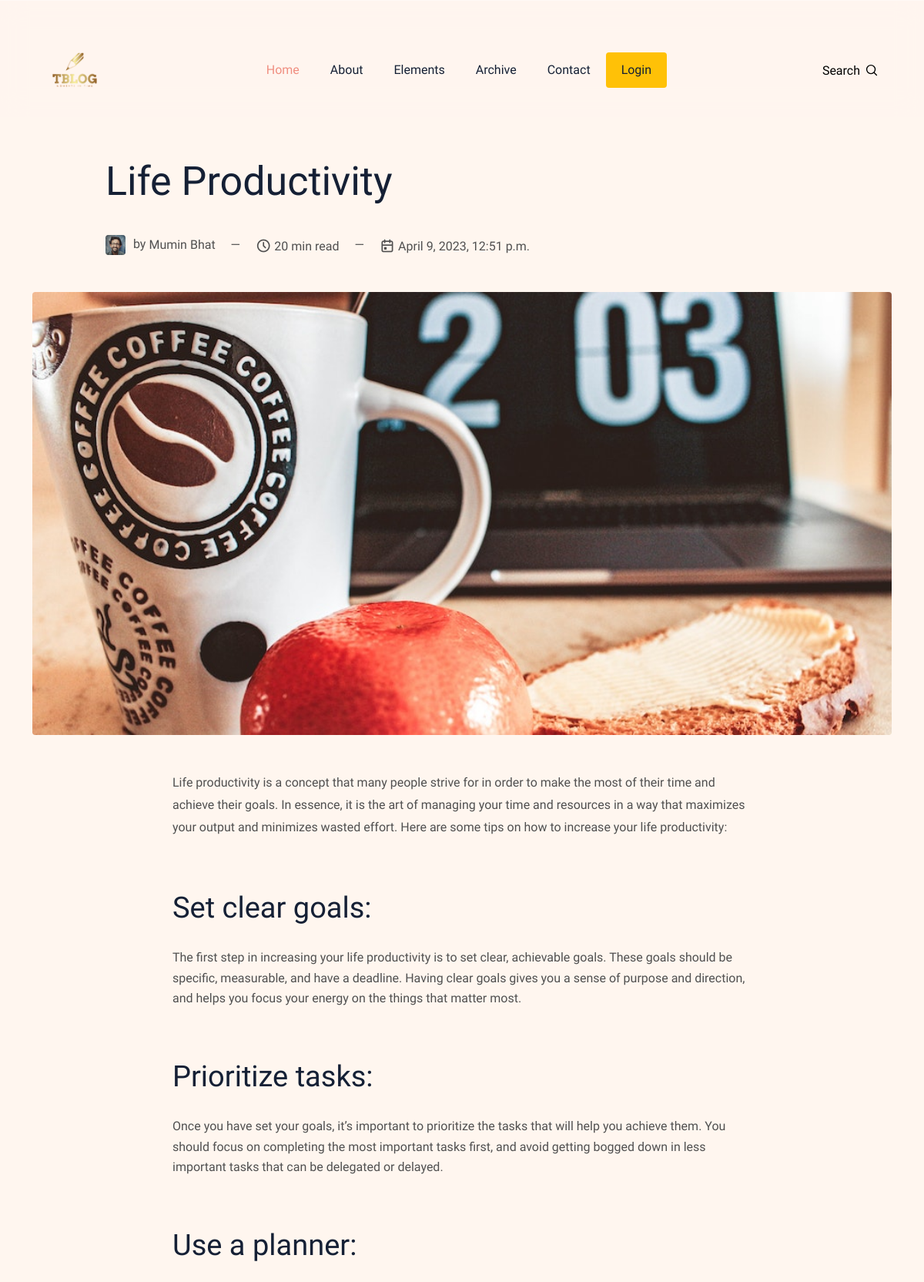
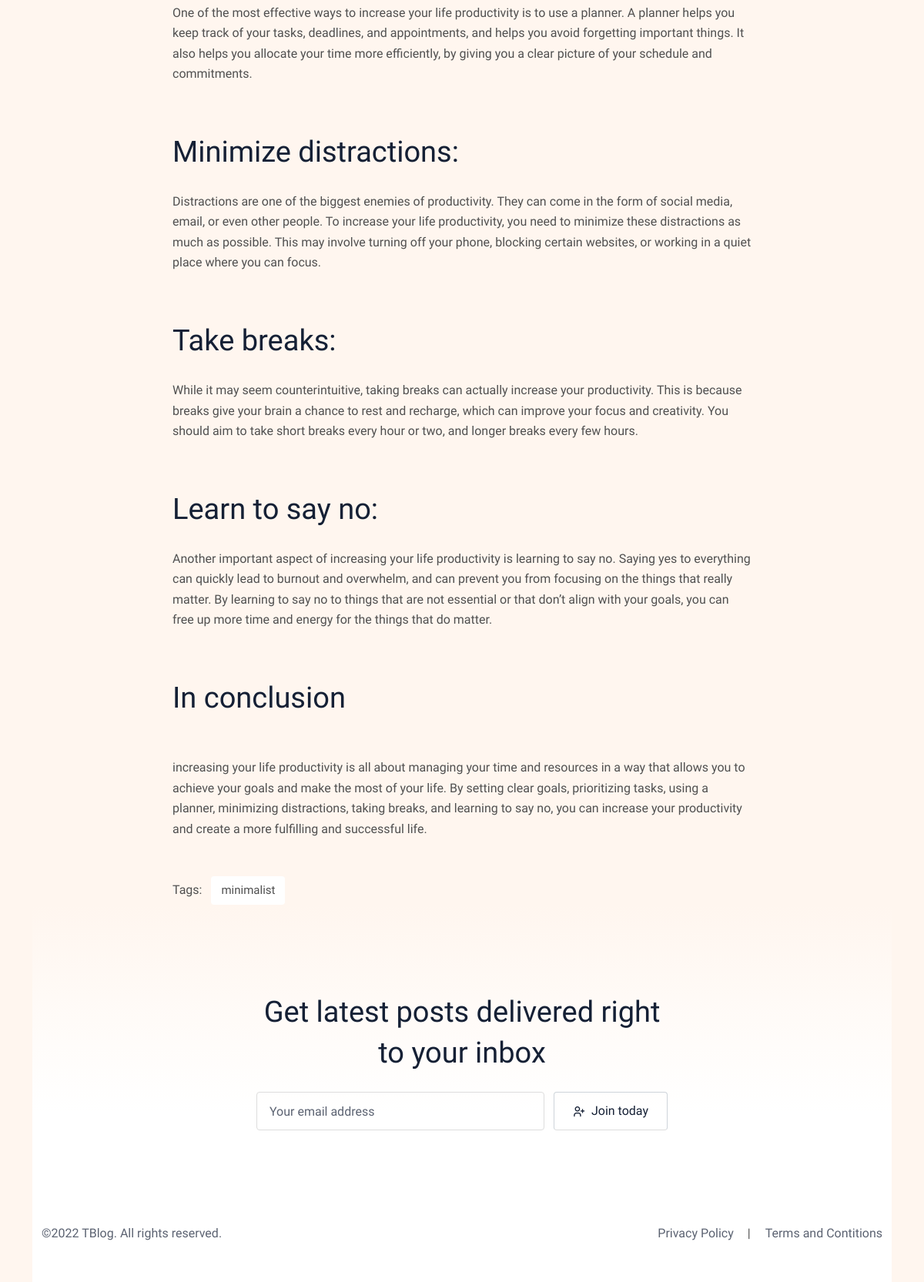
The page /blog/productivity/ on the database its author committed (2 pictures, top to bottom).
### blog/models.py (models this page shows, shortened)
class Blog(models.Model):
    sno = models.AutoField(primary_key=True)
    slug = models.CharField(max_length=250,
                            unique=True)
    title = models.CharField(max_length=255)
    author = models.CharField(max_length=255)
    read_time = models.IntegerField()
    publish = models.DateTimeField(default=timezone.now)
    hero_image = models.ImageField(blank=True)
    content = models.TextField()
    tags = models.CharField(max_length=100)

### blog/views.py (the view)
# urls.py: path('blog/<slug:slug>/', views.blogPost),
def blogPost(request, slug):
    if request.method == "POST":
        email = request.POST['nwseml']
        newsletter = Newsletter(email=email)
        newsletter.save()
    post = Blog.objects.filter(slug=slug)
    context = {'post' : post}
    return render(request, 'blog.html', context)

### blog/templates/blog.html
{% load static %}
{% include "header.html" %}
{% for content in post %}
<section class="section-sm pb-0">
  <div class="container">
    <div class="row justify-content-center">
      <div class="col-lg-10">
        <div class="mb-5">
          <h3 class="h1 mb-4 post-title">{{content.title}}</h3>
          <ul class="card-meta list-inline mb-2">
            <li class="list-inline-item mt-2">
              <a href="" class="card-meta-author" title="Read all posts by -"{{content.author}}>
                <img class="w-auto" src="{%static 'images/author-thomas-macaulay.jpg' %}" alt="{{content.author}}" width="26" height="26"> by <span>{{content.author}}</span>
              </a>
            </li>
            <li class="list-inline-item mt-2">&mdash;</li>
            <li class="list-inline-item mt-2">
              <i class="ti ti-clock"></i>
              <span>{{content.read_time}} min read</span>
            </li>
            <li class="list-inline-item mt-2">&mdash;</li>
            <li class="list-inline-item mt-2">
              <i class="ti ti-calendar-event"></i>
              <span>{{content.publish}}</span>
            </li>
          </ul>
        </div>
      </div>
      <div class="col-lg-12">
        <div class="mb-5 text-center">
          <img class="w-100 h-auto rounded" src="{{content.hero_image.url}}" alt="What does it take to create an object that travels at 1% the speed of light?" width="970" height="500">
        </div>
      </div>
      <div class="col-lg-8 post-content-block order-0 order-lg-2">
        <div class="content">
          <p>{{content.content|safe}}</p>
        </div>
        <ul class="post-meta-tag list-unstyled list-inline mt-5">
          <li class="list-inline-item">Tags: </li>
          <li class="list-inline-item"><a class="bg-white" href="">{{content.tags}}</a></li>
        </ul>
      </div>
    </div>
    {% endfor %}
{% include "footer.html" %}

### static/css/css-style.css (style rules this page uses)
.h1,h1 { font-size:64px }
@media (max-width:1399px) { .h1,h1 { font-size:52px } }
.h2,h2 { font-size:38px }
.h3,h3 { font-size:30px }
.h1,.h2,.h3,.h4,.h5,.h6,h1,h2,h3,h4,h5,h6 { line-height:1.4;font-family:"Crete Round",serif;color:#152035 }
a { color:#000;transition:all .3s;text-decoration:none }
li,ul { padding:0;margin:0;list-style-position:inside }
body { color:#505050;background-color:#fff6ef;font-family:"Work Sans",sans-serif;font-size:16px;line-height:1.65 }
p { line-height:1.8 }
.section-sm { padding:90px 0 }
.content * { word-break:break-word;overflow-wrap:break-word;margin-bottom:25px }
.content :first-child { margin-top:0 }
.content h1,.content h2,.content h3,.content h4,.content h5,.content h6 { margin-top:35px }
.btn,.card-meta .card-meta-author img,.card.post-card .post-image::before,.content blockquote,.content img,.content pre,.disqus-comment .block,.form-control,.newsletter-block .input-group-text,.post-meta-tag a,.rounded,.search-results::-webkit-scrollbar-thumb,.search-results::-webkit-scrollbar-track,.search-toggle,.social-share li,footer .icon-box a,header .dropdown-item,header .nav-item .nav-link { border-radius:4px!important }
.post-title { color:#152035;transition:.3s }
.card-meta>li { line-height:1;vertical-align:middle }
.card-meta>li i { font-size:20px;vertical-align:bottom }
.card-meta a { color:#505050 }
.card-meta .list-inline-item:not(:last-child) { margin-right:1rem }
.card-meta .card-meta-author { display:inline-block }
.card-meta .card-meta-author span { transition:.2s }
.card-meta .card-meta-author img { height:26px;margin-right:6px }
.card-meta .card-meta-author span { vertical-align:middle }
.post-content-block { width:calc(83.33333334% - 174px) }
.post-meta-tag a { display:inline-block;background-color:#f7f8fa;color:#505050;padding:6px 13px;font-size:15px }

### rows shown on the page
Blog: title "Life Productivity", author "Mumin Bhat", read_time "20", publish "April 9, 2023, 12:51 p.m.", hero_image (picture), content "Life productivity is a concept that many people strive for in order to make the most of their time and achieve their goals. In essence, it is the art of managing your time and resources in a way that maximizes your output and minimizes wasted effort. Here are some tips on how to increase your life productivity: Set clear goals: The first step in increasing your life productivity is to set clear, achievable goals. These goals should be specific, measurable, and have a deadline. Having clear goals gives you a sense of purpose and direction, and helps you focus your energy on the things that matter most. Prioritize tasks: Once you have set your goals, it’s important to prioritize the tasks…", tags "minimalist"
